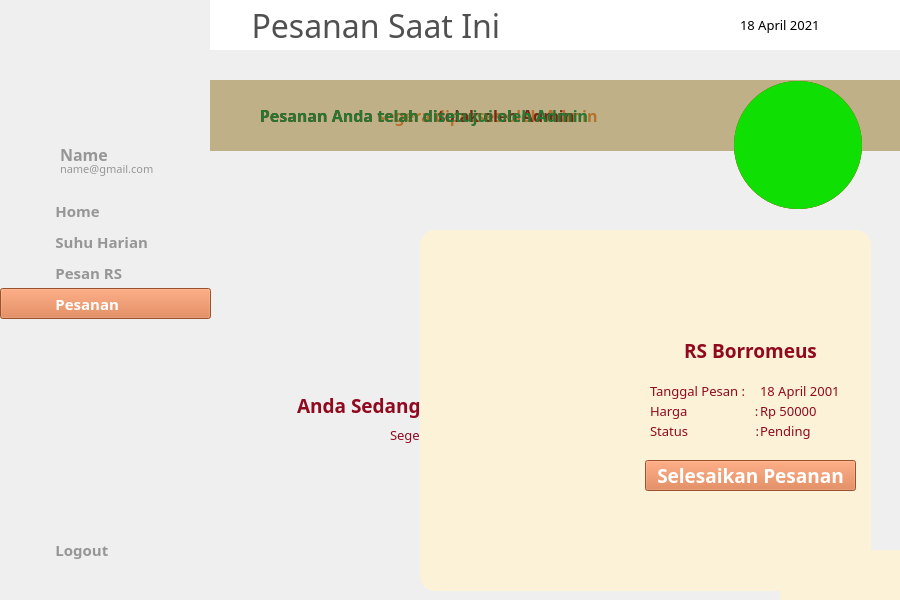
<?xml version="1.0" encoding="UTF-8"?>
<ui version="4.0">
 <class>MainWindow</class>
 <widget class="QMainWindow" name="MainWindow">
  <property name="geometry">
   <rect>
    <x>0</x>
    <y>0</y>
    <width>900</width>
    <height>600</height>
   </rect>
  </property>
  <property name="cursor">
   <cursorShape>ArrowCursor</cursorShape>
  </property>
  <property name="windowTitle">
   <string>MainWindow</string>
  </property>
  <widget class="QWidget" name="centralwidget">
   <widget class="QLabel" name="background">
    <property name="geometry">
     <rect>
      <x>0</x>
      <y>0</y>
      <width>900</width>
      <height>600</height>
     </rect>
    </property>
    <property name="text">
     <string/>
    </property>
    <property name="textFormat">
     <enum>Qt::PlainText</enum>
    </property>
    <property name="pixmap">
     <pixmap>../img/background.png</pixmap>
    </property>
    <property name="alignment">
     <set>Qt::AlignRight|Qt::AlignTrailing|Qt::AlignVCenter</set>
    </property>
   </widget>
   <widget class="QLabel" name="topbar">
    <property name="geometry">
     <rect>
      <x>210</x>
      <y>0</y>
      <width>691</width>
      <height>50</height>
     </rect>
    </property>
    <property name="font">
     <font>
      <family>Montserrat Medium</family>
      <pointsize>24</pointsize>
      <weight>50</weight>
      <bold>false</bold>
     </font>
    </property>
    <property name="styleSheet">
     <string notr="true">background-color: rgb(255, 255, 255);
color: rgb(80, 80, 80);</string>
    </property>
    <property name="text">
     <string>     Pesanan Saat Ini</string>
    </property>
   </widget>
   <widget class="QLabel" name="icon_notif">
    <property name="geometry">
     <rect>
      <x>850</x>
      <y>15</y>
      <width>20</width>
      <height>20</height>
     </rect>
    </property>
    <property name="text">
     <string/>
    </property>
    <property name="pixmap">
     <pixmap>../img/notif.png</pixmap>
    </property>
    <property name="scaledContents">
     <bool>true</bool>
    </property>
   </widget>
   <widget class="QLabel" name="icon_calendar">
    <property name="geometry">
     <rect>
      <x>710</x>
      <y>15</y>
      <width>20</width>
      <height>20</height>
     </rect>
    </property>
    <property name="text">
     <string/>
    </property>
    <property name="pixmap">
     <pixmap>../img/cal.png</pixmap>
    </property>
    <property name="scaledContents">
     <bool>true</bool>
    </property>
   </widget>
   <widget class="QLabel" name="label_date">
    <property name="geometry">
     <rect>
      <x>740</x>
      <y>15</y>
      <width>101</width>
      <height>20</height>
     </rect>
    </property>
    <property name="font">
     <font>
      <family>Montserrat Medium</family>
      <pointsize>10</pointsize>
      <weight>50</weight>
      <bold>false</bold>
     </font>
    </property>
    <property name="text">
     <string>18 April 2021</string>
    </property>
   </widget>
   <widget class="QPushButton" name="button_home">
    <property name="geometry">
     <rect>
      <x>0</x>
      <y>195</y>
      <width>211</width>
      <height>31</height>
     </rect>
    </property>
    <property name="font">
     <font>
      <family>Montserrat SemiBold</family>
      <pointsize>11</pointsize>
      <weight>75</weight>
      <bold>true</bold>
     </font>
    </property>
    <property name="cursor">
     <cursorShape>PointingHandCursor</cursorShape>
    </property>
    <property name="layoutDirection">
     <enum>Qt::LeftToRight</enum>
    </property>
    <property name="autoFillBackground">
     <bool>false</bool>
    </property>
    <property name="styleSheet">
     <string notr="true">Text-align:left;
background-color: rgb(251, 242, 215);
color: rgb(150, 150, 150);</string>
    </property>
    <property name="text">
     <string>              Home</string>
    </property>
    <property name="flat">
     <bool>true</bool>
    </property>
   </widget>
   <widget class="QLabel" name="icon_home">
    <property name="geometry">
     <rect>
      <x>20</x>
      <y>200</y>
      <width>20</width>
      <height>20</height>
     </rect>
    </property>
    <property name="text">
     <string/>
    </property>
    <property name="pixmap">
     <pixmap>../img/home-gray.png</pixmap>
    </property>
    <property name="scaledContents">
     <bool>true</bool>
    </property>
   </widget>
   <widget class="QPushButton" name="button_suhu">
    <property name="geometry">
     <rect>
      <x>0</x>
      <y>226</y>
      <width>211</width>
      <height>31</height>
     </rect>
    </property>
    <property name="font">
     <font>
      <family>Montserrat SemiBold</family>
      <pointsize>11</pointsize>
      <weight>75</weight>
      <bold>true</bold>
     </font>
    </property>
    <property name="cursor">
     <cursorShape>PointingHandCursor</cursorShape>
    </property>
    <property name="layoutDirection">
     <enum>Qt::LeftToRight</enum>
    </property>
    <property name="autoFillBackground">
     <bool>false</bool>
    </property>
    <property name="styleSheet">
     <string notr="true">Text-align:left;
background-color: rgb(251, 242, 215);
color: rgb(150, 150, 150);</string>
    </property>
    <property name="text">
     <string>              Suhu Harian</string>
    </property>
    <property name="flat">
     <bool>true</bool>
    </property>
   </widget>
   <widget class="QLabel" name="icon_suhu">
    <property name="geometry">
     <rect>
      <x>20</x>
      <y>233</y>
      <width>20</width>
      <height>20</height>
     </rect>
    </property>
    <property name="text">
     <string/>
    </property>
    <property name="pixmap">
     <pixmap>../img/termo-gray.png</pixmap>
    </property>
    <property name="scaledContents">
     <bool>true</bool>
    </property>
   </widget>
   <widget class="QLabel" name="icon_pesan">
    <property name="geometry">
     <rect>
      <x>20</x>
      <y>263</y>
      <width>20</width>
      <height>20</height>
     </rect>
    </property>
    <property name="text">
     <string/>
    </property>
    <property name="pixmap">
     <pixmap>../img/order-gray.png</pixmap>
    </property>
    <property name="scaledContents">
     <bool>true</bool>
    </property>
   </widget>
   <widget class="QLabel" name="icon_pesanan">
    <property name="geometry">
     <rect>
      <x>20</x>
      <y>294</y>
      <width>20</width>
      <height>20</height>
     </rect>
    </property>
    <property name="text">
     <string/>
    </property>
    <property name="pixmap">
     <pixmap>../img/pesanan-white.png</pixmap>
    </property>
    <property name="scaledContents">
     <bool>true</bool>
    </property>
   </widget>
   <widget class="QPushButton" name="button_pesanan">
    <property name="geometry">
     <rect>
      <x>0</x>
      <y>288</y>
      <width>211</width>
      <height>31</height>
     </rect>
    </property>
    <property name="font">
     <font>
      <family>Montserrat SemiBold</family>
      <pointsize>11</pointsize>
      <weight>75</weight>
      <bold>true</bold>
     </font>
    </property>
    <property name="cursor">
     <cursorShape>PointingHandCursor</cursorShape>
    </property>
    <property name="layoutDirection">
     <enum>Qt::LeftToRight</enum>
    </property>
    <property name="autoFillBackground">
     <bool>false</bool>
    </property>
    <property name="styleSheet">
     <string notr="true">background-color: rgb(218, 114, 60);
color: rgb(255, 255, 255);
Text-align:left;</string>
    </property>
    <property name="text">
     <string>              Pesanan</string>
    </property>
    <property name="flat">
     <bool>false</bool>
    </property>
   </widget>
   <widget class="QPushButton" name="button_logout">
    <property name="geometry">
     <rect>
      <x>0</x>
      <y>534</y>
      <width>211</width>
      <height>31</height>
     </rect>
    </property>
    <property name="font">
     <font>
      <family>Montserrat SemiBold</family>
      <pointsize>11</pointsize>
      <weight>75</weight>
      <bold>true</bold>
     </font>
    </property>
    <property name="cursor">
     <cursorShape>PointingHandCursor</cursorShape>
    </property>
    <property name="layoutDirection">
     <enum>Qt::LeftToRight</enum>
    </property>
    <property name="autoFillBackground">
     <bool>false</bool>
    </property>
    <property name="styleSheet">
     <string notr="true">Text-align:left;
background-color: rgb(251, 242, 215);
color: rgb(150, 150, 150);</string>
    </property>
    <property name="text">
     <string>              Logout</string>
    </property>
    <property name="flat">
     <bool>true</bool>
    </property>
   </widget>
   <widget class="QLabel" name="icon_logout">
    <property name="geometry">
     <rect>
      <x>20</x>
      <y>540</y>
      <width>20</width>
      <height>20</height>
     </rect>
    </property>
    <property name="text">
     <string/>
    </property>
    <property name="pixmap">
     <pixmap>../img/power-gray.png</pixmap>
    </property>
    <property name="scaledContents">
     <bool>true</bool>
    </property>
   </widget>
   <widget class="QLabel" name="icon_avatar">
    <property name="geometry">
     <rect>
      <x>0</x>
      <y>140</y>
      <width>61</width>
      <height>41</height>
     </rect>
    </property>
    <property name="text">
     <string/>
    </property>
    <property name="pixmap">
     <pixmap>../img/avatar.png</pixmap>
    </property>
    <property name="scaledContents">
     <bool>true</bool>
    </property>
   </widget>
   <widget class="QLabel" name="label">
    <property name="geometry">
     <rect>
      <x>60</x>
      <y>146</y>
      <width>81</width>
      <height>16</height>
     </rect>
    </property>
    <property name="font">
     <font>
      <family>Montserrat SemiBold</family>
      <pointsize>12</pointsize>
      <weight>75</weight>
      <bold>true</bold>
     </font>
    </property>
    <property name="styleSheet">
     <string notr="true">color: rgb(150, 150, 150);</string>
    </property>
    <property name="text">
     <string>Name</string>
    </property>
   </widget>
   <widget class="QLabel" name="label_email">
    <property name="geometry">
     <rect>
      <x>60</x>
      <y>161</y>
      <width>131</width>
      <height>16</height>
     </rect>
    </property>
    <property name="font">
     <font>
      <family>Montserrat Medium</family>
      <pointsize>8</pointsize>
      <weight>50</weight>
      <bold>false</bold>
     </font>
    </property>
    <property name="styleSheet">
     <string notr="true">color: rgb(150, 150, 150);</string>
    </property>
    <property name="text">
     <string>name@gmail.com</string>
    </property>
   </widget>
   <widget class="QLabel" name="img_people">
    <property name="geometry">
     <rect>
      <x>310</x>
      <y>80</y>
      <width>511</width>
      <height>291</height>
     </rect>
    </property>
    <property name="styleSheet">
     <string notr="true">border-radius:20px;</string>
    </property>
    <property name="text">
     <string/>
    </property>
    <property name="pixmap">
     <pixmap>../img/people.png</pixmap>
    </property>
    <property name="scaledContents">
     <bool>true</bool>
    </property>
   </widget>
   <widget class="QLabel" name="label_no_rs1">
    <property name="geometry">
     <rect>
      <x>297</x>
      <y>380</y>
      <width>541</width>
      <height>50</height>
     </rect>
    </property>
    <property name="font">
     <font>
      <family>Montserrat ExtraBold</family>
      <pointsize>14</pointsize>
      <weight>75</weight>
      <bold>true</bold>
     </font>
    </property>
    <property name="styleSheet">
     <string notr="true">color: rgb(145, 9, 30);</string>
    </property>
    <property name="text">
     <string>Anda Sedang Tidak Memesan Rumah Sakit Manapun</string>
    </property>
   </widget>
   <widget class="QLabel" name="label_no_rs2">
    <property name="geometry">
     <rect>
      <x>390</x>
      <y>410</y>
      <width>321</width>
      <height>50</height>
     </rect>
    </property>
    <property name="font">
     <font>
      <family>Montserrat</family>
      <pointsize>10</pointsize>
      <weight>50</weight>
      <bold>false</bold>
     </font>
    </property>
    <property name="styleSheet">
     <string notr="true">color: rgb(145, 9, 30);</string>
    </property>
    <property name="text">
     <string>Segera pesan rumah sakit jika suhu tubuh Anda </string>
    </property>
   </widget>
   <widget class="QLabel" name="label_no_rs3">
    <property name="geometry">
     <rect>
      <x>440</x>
      <y>440</y>
      <width>211</width>
      <height>50</height>
     </rect>
    </property>
    <property name="font">
     <font>
      <family>Montserrat</family>
      <pointsize>10</pointsize>
      <weight>50</weight>
      <bold>false</bold>
     </font>
    </property>
    <property name="styleSheet">
     <string notr="true">color: rgb(145, 9, 30);</string>
    </property>
    <property name="text">
     <string>berada dalam rentang bahaya!</string>
    </property>
   </widget>
   <widget class="QPushButton" name="button_action_pesanan">
    <property name="enabled">
     <bool>true</bool>
    </property>
    <property name="geometry">
     <rect>
      <x>1010</x>
      <y>780</y>
      <width>211</width>
      <height>31</height>
     </rect>
    </property>
    <property name="font">
     <font>
      <family>Montserrat SemiBold</family>
      <pointsize>14</pointsize>
      <weight>75</weight>
      <bold>true</bold>
     </font>
    </property>
    <property name="cursor">
     <cursorShape>PointingHandCursor</cursorShape>
    </property>
    <property name="styleSheet">
     <string notr="true">color: rgb(255, 255, 255);
background-color: rgb(218, 114, 60);</string>
    </property>
    <property name="text">
     <string>Selesaikan Pesanan</string>
    </property>
   </widget>
   <widget class="QLabel" name="label_status">
    <property name="geometry">
     <rect>
      <x>1010</x>
      <y>740</y>
      <width>111</width>
      <height>21</height>
     </rect>
    </property>
    <property name="font">
     <font>
      <family>Montserrat</family>
      <pointsize>10</pointsize>
      <weight>50</weight>
      <bold>false</bold>
     </font>
    </property>
    <property name="styleSheet">
     <string notr="true">color: rgb(145, 9, 30);</string>
    </property>
    <property name="text">
     <string>Status                    :</string>
    </property>
    <property name="alignment">
     <set>Qt::AlignLeading|Qt::AlignLeft|Qt::AlignVCenter</set>
    </property>
   </widget>
   <widget class="QLabel" name="img_rs">
    <property name="geometry">
     <rect>
      <x>600</x>
      <y>600</y>
      <width>391</width>
      <height>261</height>
     </rect>
    </property>
    <property name="text">
     <string/>
    </property>
    <property name="pixmap">
     <pixmap>../img/rs.jpg</pixmap>
    </property>
    <property name="scaledContents">
     <bool>true</bool>
    </property>
   </widget>
   <widget class="QLabel" name="tanggal_pesan">
    <property name="geometry">
     <rect>
      <x>1120</x>
      <y>700</y>
      <width>111</width>
      <height>21</height>
     </rect>
    </property>
    <property name="font">
     <font>
      <family>Montserrat</family>
      <pointsize>10</pointsize>
      <weight>50</weight>
      <bold>false</bold>
     </font>
    </property>
    <property name="styleSheet">
     <string notr="true">color: rgb(145, 9, 30);</string>
    </property>
    <property name="text">
     <string>18 April 2001</string>
    </property>
    <property name="alignment">
     <set>Qt::AlignLeading|Qt::AlignLeft|Qt::AlignVCenter</set>
    </property>
   </widget>
   <widget class="QLabel" name="harga">
    <property name="geometry">
     <rect>
      <x>1120</x>
      <y>720</y>
      <width>111</width>
      <height>21</height>
     </rect>
    </property>
    <property name="font">
     <font>
      <family>Montserrat</family>
      <pointsize>10</pointsize>
      <weight>50</weight>
      <bold>false</bold>
     </font>
    </property>
    <property name="styleSheet">
     <string notr="true">color: rgb(145, 9, 30);</string>
    </property>
    <property name="text">
     <string>Rp 50000</string>
    </property>
    <property name="alignment">
     <set>Qt::AlignLeading|Qt::AlignLeft|Qt::AlignVCenter</set>
    </property>
   </widget>
   <widget class="QLabel" name="nama_rs">
    <property name="geometry">
     <rect>
      <x>990</x>
      <y>660</y>
      <width>241</width>
      <height>21</height>
     </rect>
    </property>
    <property name="font">
     <font>
      <family>Montserrat ExtraBold</family>
      <pointsize>14</pointsize>
      <weight>75</weight>
      <bold>true</bold>
     </font>
    </property>
    <property name="styleSheet">
     <string notr="true">color: rgb(145, 9, 30);</string>
    </property>
    <property name="text">
     <string>RS Borromeus</string>
    </property>
    <property name="alignment">
     <set>Qt::AlignCenter</set>
    </property>
   </widget>
   <widget class="QLabel" name="label_tanggal_pesan">
    <property name="geometry">
     <rect>
      <x>1010</x>
      <y>700</y>
      <width>111</width>
      <height>21</height>
     </rect>
    </property>
    <property name="font">
     <font>
      <family>Montserrat</family>
      <pointsize>10</pointsize>
      <weight>50</weight>
      <bold>false</bold>
     </font>
    </property>
    <property name="styleSheet">
     <string notr="true">color: rgb(145, 9, 30);</string>
    </property>
    <property name="text">
     <string>Tanggal Pesan :</string>
    </property>
    <property name="alignment">
     <set>Qt::AlignLeading|Qt::AlignLeft|Qt::AlignVCenter</set>
    </property>
   </widget>
   <widget class="QLabel" name="label_harga">
    <property name="geometry">
     <rect>
      <x>1010</x>
      <y>720</y>
      <width>111</width>
      <height>21</height>
     </rect>
    </property>
    <property name="font">
     <font>
      <family>Montserrat</family>
      <pointsize>10</pointsize>
      <weight>50</weight>
      <bold>false</bold>
     </font>
    </property>
    <property name="styleSheet">
     <string notr="true">color: rgb(145, 9, 30);</string>
    </property>
    <property name="text">
     <string>Harga                    :</string>
    </property>
    <property name="alignment">
     <set>Qt::AlignLeading|Qt::AlignLeft|Qt::AlignVCenter</set>
    </property>
   </widget>
   <widget class="QLabel" name="background_pesanan">
    <property name="geometry">
     <rect>
      <x>780</x>
      <y>550</y>
      <width>451</width>
      <height>361</height>
     </rect>
    </property>
    <property name="styleSheet">
     <string notr="true">background-color: rgb(251, 242, 215);
border-radius:15px;
</string>
    </property>
    <property name="text">
     <string/>
    </property>
   </widget>
   <widget class="QLabel" name="status_name">
    <property name="geometry">
     <rect>
      <x>1120</x>
      <y>740</y>
      <width>111</width>
      <height>21</height>
     </rect>
    </property>
    <property name="font">
     <font>
      <family>Montserrat</family>
      <pointsize>10</pointsize>
      <weight>50</weight>
      <bold>false</bold>
     </font>
    </property>
    <property name="styleSheet">
     <string notr="true">color: rgb(145, 9, 30);</string>
    </property>
    <property name="text">
     <string>Pending</string>
    </property>
    <property name="alignment">
     <set>Qt::AlignLeading|Qt::AlignLeft|Qt::AlignVCenter</set>
    </property>
   </widget>
   <widget class="QLabel" name="img_rs_2">
    <property name="geometry">
     <rect>
      <x>240</x>
      <y>280</y>
      <width>391</width>
      <height>261</height>
     </rect>
    </property>
    <property name="text">
     <string/>
    </property>
    <property name="pixmap">
     <pixmap>../img/rs.jpg</pixmap>
    </property>
    <property name="scaledContents">
     <bool>true</bool>
    </property>
   </widget>
   <widget class="QLabel" name="background_pesanan_2">
    <property name="geometry">
     <rect>
      <x>420</x>
      <y>230</y>
      <width>451</width>
      <height>361</height>
     </rect>
    </property>
    <property name="styleSheet">
     <string notr="true">background-color: rgb(251, 242, 215);
border-radius:15px;
</string>
    </property>
    <property name="text">
     <string/>
    </property>
   </widget>
   <widget class="QPushButton" name="button_action_pesanan_2">
    <property name="enabled">
     <bool>true</bool>
    </property>
    <property name="geometry">
     <rect>
      <x>645</x>
      <y>460</y>
      <width>211</width>
      <height>31</height>
     </rect>
    </property>
    <property name="font">
     <font>
      <family>Montserrat SemiBold</family>
      <pointsize>14</pointsize>
      <weight>75</weight>
      <bold>true</bold>
     </font>
    </property>
    <property name="cursor">
     <cursorShape>PointingHandCursor</cursorShape>
    </property>
    <property name="styleSheet">
     <string notr="true">color: rgb(255, 255, 255);
background-color: rgb(218, 114, 60);</string>
    </property>
    <property name="text">
     <string>Selesaikan Pesanan</string>
    </property>
   </widget>
   <widget class="QLabel" name="label_status_2">
    <property name="geometry">
     <rect>
      <x>650</x>
      <y>420</y>
      <width>111</width>
      <height>21</height>
     </rect>
    </property>
    <property name="font">
     <font>
      <family>Montserrat</family>
      <pointsize>10</pointsize>
      <weight>50</weight>
      <bold>false</bold>
     </font>
    </property>
    <property name="styleSheet">
     <string notr="true">color: rgb(145, 9, 30);</string>
    </property>
    <property name="text">
     <string>Status                    :</string>
    </property>
    <property name="alignment">
     <set>Qt::AlignLeading|Qt::AlignLeft|Qt::AlignVCenter</set>
    </property>
   </widget>
   <widget class="QLabel" name="tanggal_pesan_2">
    <property name="geometry">
     <rect>
      <x>760</x>
      <y>380</y>
      <width>111</width>
      <height>21</height>
     </rect>
    </property>
    <property name="font">
     <font>
      <family>Montserrat</family>
      <pointsize>10</pointsize>
      <weight>50</weight>
      <bold>false</bold>
     </font>
    </property>
    <property name="styleSheet">
     <string notr="true">color: rgb(145, 9, 30);</string>
    </property>
    <property name="text">
     <string>18 April 2001</string>
    </property>
    <property name="alignment">
     <set>Qt::AlignLeading|Qt::AlignLeft|Qt::AlignVCenter</set>
    </property>
   </widget>
   <widget class="QLabel" name="harga_2">
    <property name="geometry">
     <rect>
      <x>760</x>
      <y>400</y>
      <width>111</width>
      <height>21</height>
     </rect>
    </property>
    <property name="font">
     <font>
      <family>Montserrat</family>
      <pointsize>10</pointsize>
      <weight>50</weight>
      <bold>false</bold>
     </font>
    </property>
    <property name="styleSheet">
     <string notr="true">color: rgb(145, 9, 30);</string>
    </property>
    <property name="text">
     <string>Rp 50000</string>
    </property>
    <property name="alignment">
     <set>Qt::AlignLeading|Qt::AlignLeft|Qt::AlignVCenter</set>
    </property>
   </widget>
   <widget class="QLabel" name="nama_rs_2">
    <property name="geometry">
     <rect>
      <x>630</x>
      <y>340</y>
      <width>241</width>
      <height>21</height>
     </rect>
    </property>
    <property name="font">
     <font>
      <family>Montserrat ExtraBold</family>
      <pointsize>14</pointsize>
      <weight>75</weight>
      <bold>true</bold>
     </font>
    </property>
    <property name="styleSheet">
     <string notr="true">color: rgb(145, 9, 30);</string>
    </property>
    <property name="text">
     <string>RS Borromeus</string>
    </property>
    <property name="alignment">
     <set>Qt::AlignCenter</set>
    </property>
   </widget>
   <widget class="QLabel" name="label_tanggal_pesan_2">
    <property name="geometry">
     <rect>
      <x>650</x>
      <y>380</y>
      <width>111</width>
      <height>21</height>
     </rect>
    </property>
    <property name="font">
     <font>
      <family>Montserrat</family>
      <pointsize>10</pointsize>
      <weight>50</weight>
      <bold>false</bold>
     </font>
    </property>
    <property name="styleSheet">
     <string notr="true">color: rgb(145, 9, 30);</string>
    </property>
    <property name="text">
     <string>Tanggal Pesan :</string>
    </property>
    <property name="alignment">
     <set>Qt::AlignLeading|Qt::AlignLeft|Qt::AlignVCenter</set>
    </property>
   </widget>
   <widget class="QLabel" name="label_harga_2">
    <property name="geometry">
     <rect>
      <x>650</x>
      <y>400</y>
      <width>111</width>
      <height>21</height>
     </rect>
    </property>
    <property name="font">
     <font>
      <family>Montserrat</family>
      <pointsize>10</pointsize>
      <weight>50</weight>
      <bold>false</bold>
     </font>
    </property>
    <property name="styleSheet">
     <string notr="true">color: rgb(145, 9, 30);</string>
    </property>
    <property name="text">
     <string>Harga                    :</string>
    </property>
    <property name="alignment">
     <set>Qt::AlignLeading|Qt::AlignLeft|Qt::AlignVCenter</set>
    </property>
   </widget>
   <widget class="QLabel" name="status_name_2">
    <property name="geometry">
     <rect>
      <x>760</x>
      <y>420</y>
      <width>111</width>
      <height>21</height>
     </rect>
    </property>
    <property name="font">
     <font>
      <family>Montserrat</family>
      <pointsize>10</pointsize>
      <weight>50</weight>
      <bold>false</bold>
     </font>
    </property>
    <property name="styleSheet">
     <string notr="true">color: rgb(145, 9, 30);</string>
    </property>
    <property name="text">
     <string>Pending</string>
    </property>
    <property name="alignment">
     <set>Qt::AlignLeading|Qt::AlignLeft|Qt::AlignVCenter</set>
    </property>
   </widget>
   <widget class="QLabel" name="icon_pending1">
    <property name="geometry">
     <rect>
      <x>733</x>
      <y>80</y>
      <width>130</width>
      <height>130</height>
     </rect>
    </property>
    <property name="text">
     <string/>
    </property>
    <property name="pixmap">
     <pixmap>../img/recur-gray.png</pixmap>
    </property>
    <property name="scaledContents">
     <bool>true</bool>
    </property>
   </widget>
   <widget class="QLabel" name="label_pending">
    <property name="geometry">
     <rect>
      <x>210</x>
      <y>80</y>
      <width>691</width>
      <height>71</height>
     </rect>
    </property>
    <property name="font">
     <font>
      <family>Montserrat SemiBold</family>
      <pointsize>12</pointsize>
      <weight>75</weight>
      <bold>true</bold>
     </font>
    </property>
    <property name="styleSheet">
     <string notr="true">background-color: rgb(218, 114, 60,20%);
color: rgb(218, 114, 60);</string>
    </property>
    <property name="text">
     <string>            Pesanan Anda segera diproses oleh Admin</string>
    </property>
   </widget>
   <widget class="QLabel" name="icon_pending3">
    <property name="geometry">
     <rect>
      <x>770</x>
      <y>120</y>
      <width>55</width>
      <height>55</height>
     </rect>
    </property>
    <property name="text">
     <string/>
    </property>
    <property name="pixmap">
     <pixmap>../img/minus-white.png</pixmap>
    </property>
    <property name="scaledContents">
     <bool>true</bool>
    </property>
   </widget>
   <widget class="QLabel" name="icon_pending2">
    <property name="geometry">
     <rect>
      <x>734</x>
      <y>81</y>
      <width>128</width>
      <height>128</height>
     </rect>
    </property>
    <property name="styleSheet">
     <string notr="true">border-radius:64px;
background-color: rgb(218, 114, 60);</string>
    </property>
    <property name="text">
     <string/>
    </property>
   </widget>
   <widget class="QLabel" name="icon_reject2">
    <property name="geometry">
     <rect>
      <x>734</x>
      <y>81</y>
      <width>128</width>
      <height>128</height>
     </rect>
    </property>
    <property name="styleSheet">
     <string notr="true">border-radius:64px;
background-color: rgb(186, 52, 49);</string>
    </property>
    <property name="text">
     <string/>
    </property>
   </widget>
   <widget class="QLabel" name="label_reject">
    <property name="geometry">
     <rect>
      <x>210</x>
      <y>80</y>
      <width>691</width>
      <height>71</height>
     </rect>
    </property>
    <property name="font">
     <font>
      <family>Montserrat SemiBold</family>
      <pointsize>12</pointsize>
      <weight>75</weight>
      <bold>true</bold>
     </font>
    </property>
    <property name="styleSheet">
     <string notr="true">color: rgb(145, 9, 30);
background-color: rgb(255, 35, 35, 20%);</string>
    </property>
    <property name="text">
     <string>            Pesanan Anda telah ditolak oleh Admin</string>
    </property>
   </widget>
   <widget class="QLabel" name="icon_reject1">
    <property name="geometry">
     <rect>
      <x>733</x>
      <y>80</y>
      <width>130</width>
      <height>130</height>
     </rect>
    </property>
    <property name="text">
     <string/>
    </property>
    <property name="pixmap">
     <pixmap>../img/recur-gray.png</pixmap>
    </property>
    <property name="scaledContents">
     <bool>true</bool>
    </property>
   </widget>
   <widget class="QLabel" name="icon_reject3">
    <property name="geometry">
     <rect>
      <x>770</x>
      <y>120</y>
      <width>55</width>
      <height>55</height>
     </rect>
    </property>
    <property name="text">
     <string/>
    </property>
    <property name="pixmap">
     <pixmap>../img/x-white.png</pixmap>
    </property>
    <property name="scaledContents">
     <bool>true</bool>
    </property>
   </widget>
   <widget class="QLabel" name="icon_accept1">
    <property name="geometry">
     <rect>
      <x>733</x>
      <y>80</y>
      <width>130</width>
      <height>130</height>
     </rect>
    </property>
    <property name="text">
     <string/>
    </property>
    <property name="pixmap">
     <pixmap>../img/recur-gray.png</pixmap>
    </property>
    <property name="scaledContents">
     <bool>true</bool>
    </property>
   </widget>
   <widget class="QLabel" name="label_accept">
    <property name="geometry">
     <rect>
      <x>210</x>
      <y>80</y>
      <width>691</width>
      <height>71</height>
     </rect>
    </property>
    <property name="font">
     <font>
      <family>Montserrat SemiBold</family>
      <pointsize>12</pointsize>
      <weight>75</weight>
      <bold>true</bold>
     </font>
    </property>
    <property name="styleSheet">
     <string notr="true">background-color: rgb(0, 170, 0,20%);
color: rgb(37, 120, 51);</string>
    </property>
    <property name="text">
     <string>            Pesanan Anda telah disetujui oleh Admin</string>
    </property>
   </widget>
   <widget class="QLabel" name="icon_accept2">
    <property name="geometry">
     <rect>
      <x>734</x>
      <y>81</y>
      <width>128</width>
      <height>128</height>
     </rect>
    </property>
    <property name="styleSheet">
     <string notr="true">border-radius:64px;
background-color: rgb(16, 223, 3);</string>
    </property>
    <property name="text">
     <string/>
    </property>
   </widget>
   <widget class="QLabel" name="icon_accept3">
    <property name="geometry">
     <rect>
      <x>770</x>
      <y>120</y>
      <width>55</width>
      <height>55</height>
     </rect>
    </property>
    <property name="text">
     <string/>
    </property>
    <property name="pixmap">
     <pixmap>../img/check-white.png</pixmap>
    </property>
    <property name="scaledContents">
     <bool>true</bool>
    </property>
   </widget>
   <widget class="QPushButton" name="button_pesan">
    <property name="geometry">
     <rect>
      <x>0</x>
      <y>257</y>
      <width>211</width>
      <height>31</height>
     </rect>
    </property>
    <property name="font">
     <font>
      <family>Montserrat SemiBold</family>
      <pointsize>11</pointsize>
      <weight>75</weight>
      <bold>true</bold>
     </font>
    </property>
    <property name="cursor">
     <cursorShape>PointingHandCursor</cursorShape>
    </property>
    <property name="layoutDirection">
     <enum>Qt::LeftToRight</enum>
    </property>
    <property name="autoFillBackground">
     <bool>false</bool>
    </property>
    <property name="styleSheet">
     <string notr="true">Text-align:left;
background-color: rgb(251, 242, 215);
color: rgb(150, 150, 150);</string>
    </property>
    <property name="text">
     <string>              Pesan RS</string>
    </property>
    <property name="flat">
     <bool>true</bool>
    </property>
   </widget>
   <zorder>background</zorder>
   <zorder>topbar</zorder>
   <zorder>icon_notif</zorder>
   <zorder>icon_calendar</zorder>
   <zorder>label_date</zorder>
   <zorder>button_home</zorder>
   <zorder>icon_home</zorder>
   <zorder>button_suhu</zorder>
   <zorder>icon_suhu</zorder>
   <zorder>button_pesanan</zorder>
   <zorder>icon_pesanan</zorder>
   <zorder>button_logout</zorder>
   <zorder>icon_logout</zorder>
   <zorder>icon_avatar</zorder>
   <zorder>label</zorder>
   <zorder>label_email</zorder>
   <zorder>img_people</zorder>
   <zorder>label_no_rs1</zorder>
   <zorder>label_no_rs2</zorder>
   <zorder>label_no_rs3</zorder>
   <zorder>button_action_pesanan</zorder>
   <zorder>label_status</zorder>
   <zorder>img_rs</zorder>
   <zorder>tanggal_pesan</zorder>
   <zorder>harga</zorder>
   <zorder>nama_rs</zorder>
   <zorder>label_tanggal_pesan</zorder>
   <zorder>label_harga</zorder>
   <zorder>background_pesanan</zorder>
   <zorder>status_name</zorder>
   <zorder>background_pesanan_2</zorder>
   <zorder>img_rs_2</zorder>
   <zorder>button_action_pesanan_2</zorder>
   <zorder>label_status_2</zorder>
   <zorder>tanggal_pesan_2</zorder>
   <zorder>harga_2</zorder>
   <zorder>nama_rs_2</zorder>
   <zorder>label_tanggal_pesan_2</zorder>
   <zorder>label_harga_2</zorder>
   <zorder>status_name_2</zorder>
   <zorder>label_pending</zorder>
   <zorder>icon_pending2</zorder>
   <zorder>icon_pending1</zorder>
   <zorder>icon_pending3</zorder>
   <zorder>icon_reject2</zorder>
   <zorder>label_reject</zorder>
   <zorder>icon_reject1</zorder>
   <zorder>icon_reject3</zorder>
   <zorder>label_accept</zorder>
   <zorder>icon_accept2</zorder>
   <zorder>icon_accept1</zorder>
   <zorder>icon_accept3</zorder>
   <zorder>button_pesan</zorder>
   <zorder>icon_pesan</zorder>
  </widget>
 </widget>
 <resources/>
 <connections/>
</ui>
